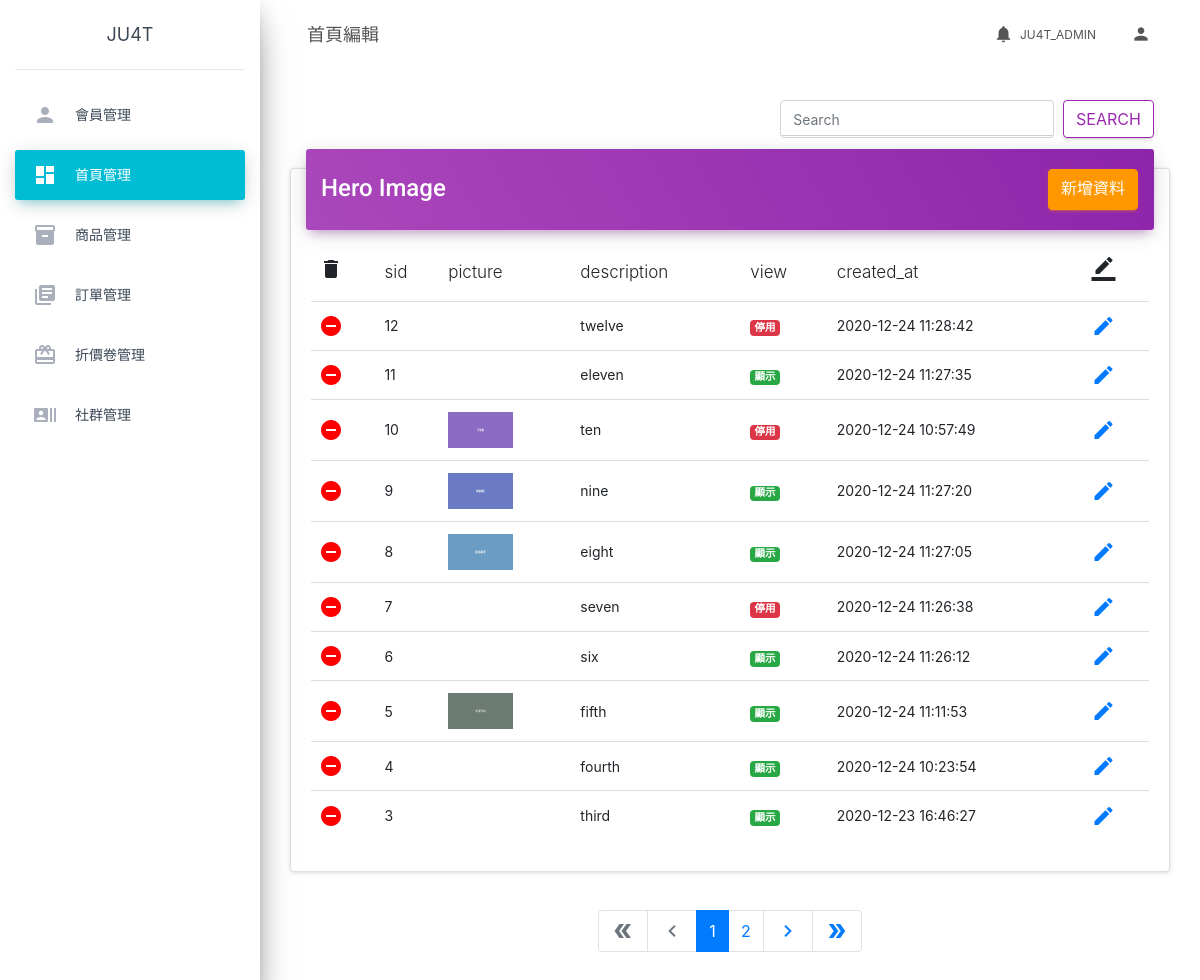
/ (signed in), run on the app's committed database.
### tables this page shows
CREATE TABLE `home_hero_img` (
  `sid` int(11) NOT NULL,
  `picture` varchar(50) NOT NULL,
  `description` varchar(50) NOT NULL,
  `view` tinyint(1) DEFAULT NULL,
  `created_at` datetime NOT NULL
);

### index.php (the view, shortened to what this page needs)
<?php
include('./db_connect.php');
$page = isset($_GET['page']) ? intval($_GET['page']) : 1;
$search = isset($_GET['search']) ? $_GET['search'] : '';
$params = [];
$where = ' WHERE 1 ';
$perPage = 10;
$t_sql = "SELECT COUNT(1) FROM home_hero_img $where";
$totalRows = $pdo->query($t_sql)->fetch()['COUNT(1)'];
$totalPages = ceil($totalRows / $perPage);
$p_sql = sprintf(
    "SELECT * FROM home_hero_img %s
    ORDER BY sid DESC LIMIT %s, %s",
    $where,
    ($page - 1) * $perPage,
    $perPage
);
$stmt = $pdo->query($p_sql);
$rows = $stmt->fetchAll();
?>
<?php include('./parts/html-head.php') ?>
<?php include('./parts/html-nav.php') ?>
<div>
    <div class="col">
        <form class="form-inline my-2 my-lg-0 justify-content-end">
            <input class="form-control mr-sm-2" type="search" name="search" value="<?= htmlentities($search) ?>" placeholder="Search" aria-label="Search">
            <button class="btn btn-outline-primary my-2 my-sm-0" type="submit">Search</button>
        </form>
    </div>
    <div class="row">
        <div class="col-md-12">
            <div class="card">
                <div class="card-header card-header-primary">
                    <div class="row" style="justify-content:space-between; padding:0 15px 0 15px;">
                        <h4 class="card-title" style="line-height:2;">Hero Image</h4>
                        <a class="btn btn-warning" role="button" href="<?= WEB_ROOT ?>home/home_hero_img_add.php">
                            新增資料
                        </a>
                    </div>
                </div>
                <div class="card-body">
                    <div class="table-responsive">
                        <table class="table">
                            <thead class="">
                                <tr>
                                    <th scope="col">
                                        <span class="material-icons">
                                        </span>
                                    </th>
                                    <th scope="col">sid</th>
                                    <th scope="col">picture</th>
                                    <th scope="col">description</th>
                                    <th scope="col">view</th>
                                    <th scope="col">created_at</th>
                                    <th scope="col">
                                        <span class="material-icons">
                                        </span>
                                    </th>
                                </tr>
                            </thead>
                            <tbody>
                                <?php foreach ($rows as $r) : ?>
                                    <tr>
                                        <td class="remove-icon">
                                            <a href="javascript: del_it(<?= $r['sid'] ?>)">
                                                <span class="material-icons">
                                                </span>
                                            </a>
                                        </td>
                                        <td><?= $r['sid'] ?></td>
                                        <td>
                                            <img src="./imgs/home/hero_img_uploads/<?= $r['picture'] ?>" alt="" style="height:36px;">
                                        </td>
                                        <td><?= htmlentities($r['description']) ?></td>
                                        <td>
                                            <?php if (htmlentities($r['view'])) : ?>
                                                <span class="badge badge-success">
                                                    顯示
                                                </span>
                                            <?php else : ?>
                                                <span class="badge badge-danger">
                                                    停用
                                                </span>
                                            <?php endif; ?>
                                        </td>
                                        <td><?= $r['created_at'] ?></td>
                                        <td class="edit-icon">
                                            <a href="home/home_hero_img_edit.php?sid=<?= $r['sid'] ?>">
                                                <span class="material-icons">
                                                </span>
                                            </a>
                                        </td>
                                    </tr>
                                <?php endforeach ?>
                            </tbody>
                        </table>
                    </div>
                </div>
            </div>
        </div>
    </div>
    <div class="row">
        <div class="col">
            <nav aria-label="Page navigation example">
                <ul class="pagination mt-2 justify-content-center">
                    <li class="page-item <?= $page == 1 ? 'disabled' : '' ?>">
                        <a class="page-link" href="?<?php
                                                    $params['page'] = 1;
                                                    echo http_build_query($params);
                                                    ?>">
                            <span class="material-icons" style="transform:rotate(180deg)">
                            </span>
                        </a>
                    </li>
                    <li class="page-item <?= $page == 1 ? 'disabled' : '' ?>">
                        <a class="page-link" href="?<?php $params['page'] = $page - 1;
                                                    echo http_build_query($params); ?>">
                            <span class="material-icons">
                            </span>
                        </a>
                    </li>
                    <?php for ($i = $page - 4; $i <= $page + 4; $i++) :
                        if ($i >= 1 and $i <= $totalPages) :
                    ?>
                            <li class="page-item <?= $page == $i ? 'active' : '' ?>">
                                <a class="page-link" style="line-height: 1.55" href="?<?php $params['page'] = $i;
                                                                                        echo http_build_query($params);  ?>">
                                    <?= $i ?>
                                </a>
                            </li>
                    <?php endif;
                    endfor ?>
                    <li class="page-item <?= $page == $totalPages ? 'disabled' : '' ?>">
                        <a class="page-link" href="?<?php $params['page'] = $page + 1;
                                                    echo http_build_query($params); ?>">
                            <span class="material-icons">
                            </span>
                        </a>
                    </li>
                    <li class="page-item <?= $page == $totalPages ? 'disabled' : '' ?>">
                        <a class="page-link" href="?<?php $params['page'] = $totalPages;
                                                    echo http_build_query($params); ?>">
                            <span class="material-icons">
                            </span>
                        </a>
                    </li>
                </ul>
            </nav>
        </div>
    </div>
</div>
<?php include('./parts/html-foot.php') ?>

### index.php (style rules this page uses)
.remove-icon .material-icons { color: red; }

### data on the page
home_hero_img: sid "12", description "twelve", view "停用", created_at "2020-12-24 11:28:42"
home_hero_img: sid "11", description "eleven", view "顯示", created_at "2020-12-24 11:27:35"
home_hero_img: sid "10", picture (picture), description "ten", view "停用", created_at "2020-12-24 10:57:49"
home_hero_img: sid "9", picture (picture), description "nine", view "顯示", created_at "2020-12-24 11:27:20"
home_hero_img: sid "8", picture (picture), description "eight", view "顯示", created_at "2020-12-24 11:27:05"
home_hero_img: sid "7", description "seven", view "停用", created_at "2020-12-24 11:26:38"
home_hero_img: sid "6", description "six", view "顯示", created_at "2020-12-24 11:26:12"
home_hero_img: sid "5", picture (picture), description "fifth", view "顯示", created_at "2020-12-24 11:11:53"
home_hero_img: sid "4", description "fourth", view "顯示", created_at "2020-12-24 10:23:54"
home_hero_img: sid "3", description "third", view "顯示", created_at "2020-12-23 16:46:27"

### other printed values
$PageName "首頁編輯"
$_SESSION['admin']['nickname'] "JU4T_ADMIN"
